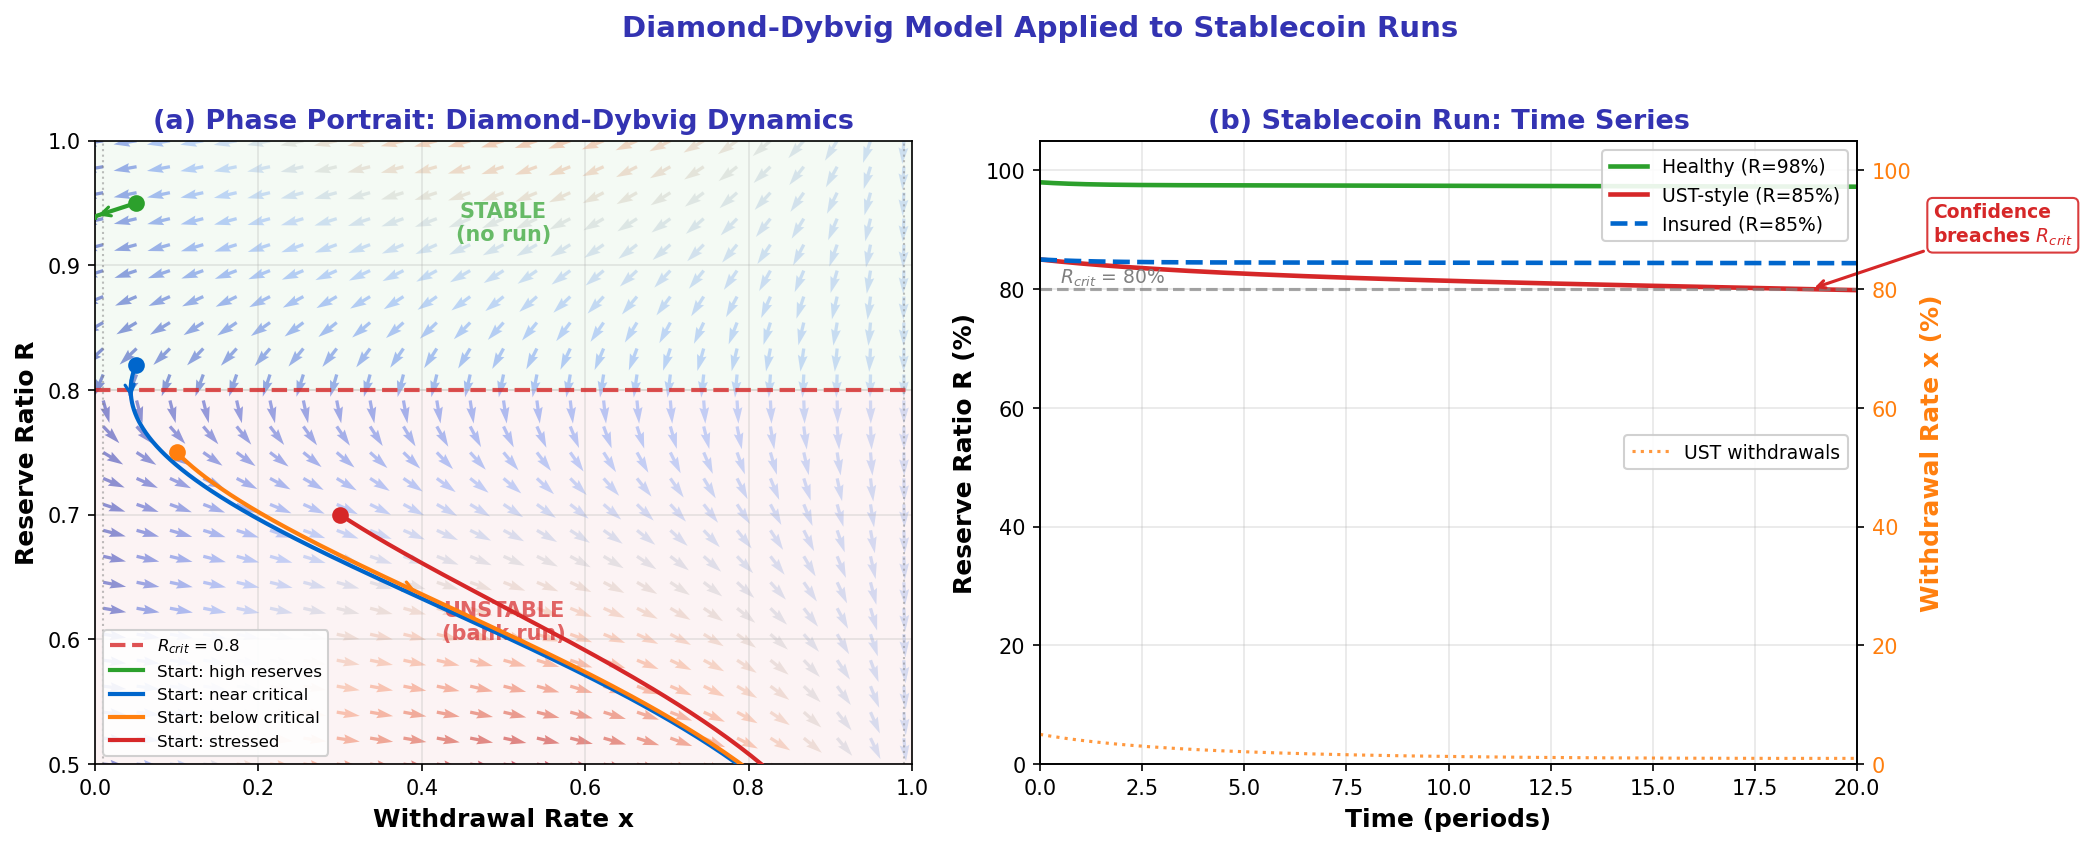

The script that saved this image:
r"""Diamond-Dybvig Stablecoin Run Dynamics
# Multi-panel override: comparative statics requires simultaneous visibility

Economic Model:
    Phase dynamics: $\frac{dx}{dt} = -k(R - R_{crit})x(1-x)$
    where $x$ = withdrawal rate, $R$ = reserve ratio.
    Based on Diamond \& Dybvig (1983).

    When $R > R_{crit}$: stable equilibrium at $x=0$ (no run).
    When $R < R_{crit}$: stable equilibrium at $x=1$ (full run).
    Tipping point at $R = R_{crit}$ where both equilibria co-exist.

    Reserve depletion: $\frac{dR}{dt} = -x \cdot \delta$
    where $\delta$ = withdrawal drain rate per unit of $x$.

Citation: Diamond & Dybvig (1983) - Bank Runs, Deposit Insurance, and Liquidity.
"""
import matplotlib.pyplot as plt
import numpy as np
from pathlib import Path
from scipy.integrate import odeint

np.random.seed(42)

plt.rcParams.update({
    'font.size': 11, 'axes.labelsize': 12, 'axes.titlesize': 13,
    'xtick.labelsize': 10, 'ytick.labelsize': 10, 'legend.fontsize': 10,
    'figure.dpi': 150
})

MLPURPLE = '#3333B2'
MLBLUE = '#0066CC'
MLORANGE = '#FF7F0E'
MLGREEN = '#2CA02C'
MLRED = '#D62728'
MLLAVENDER = '#ADADE0'

# --- Parameters ---
R_crit = 0.80   # Critical reserve ratio
k = 5.0         # Sensitivity parameter
R_init = 0.95   # Initial reserve ratio
x_init = 0.05   # Initial withdrawal fraction
delta = 0.15    # Reserve drain rate per unit withdrawal

# --- Phase dynamics ---
def dxdt(x, R):
    """dx/dt = -k*(R - R_crit)*x*(1-x)"""
    return -k * (R - R_crit) * x * (1.0 - x)

# --- Coupled ODE system for time series ---
def system(state, t):
    x, R = state
    x = np.clip(x, 0.001, 0.999)
    R = np.clip(R, 0.01, 1.0)
    dx = -k * (R - R_crit) * x * (1.0 - x)
    dR = -x * delta  # reserves deplete proportionally to withdrawal rate
    return [dx, dR]

# --- Figure: 1x2 ---
fig, (ax1, ax2) = plt.subplots(1, 2, figsize=(14, 5.5))

# === Panel (a): Phase Portrait with Vector Field ===
x_grid = np.linspace(0.01, 0.99, 25)
R_grid = np.linspace(0.50, 1.00, 25)
X, R = np.meshgrid(x_grid, R_grid)

# Vector field
U = -k * (R - R_crit) * X * (1 - X)  # dx/dt
V = -X * delta                         # dR/dt

# Normalize for display
magnitude = np.sqrt(U**2 + V**2)
magnitude[magnitude == 0] = 1
U_norm = U / magnitude
V_norm = V / magnitude

ax1.quiver(X, R, U_norm, V_norm, magnitude, cmap='coolwarm', alpha=0.6,
           scale=35, width=0.004)

# Nullcline: dx/dt = 0 at R = R_crit
ax1.axhline(y=R_crit, color=MLRED, linestyle='--', linewidth=2, alpha=0.8,
            label=f'$R_{{crit}}$ = {R_crit}')

# Nullclines at x=0 and x=1
ax1.axvline(x=0.01, color='gray', linestyle=':', linewidth=1, alpha=0.5)
ax1.axvline(x=0.99, color='gray', linestyle=':', linewidth=1, alpha=0.5)

# Plot sample trajectories
t_span = np.linspace(0, 15, 500)
trajectories = [
    (0.05, 0.95, MLGREEN, 'Start: high reserves'),
    (0.05, 0.82, MLBLUE, 'Start: near critical'),
    (0.10, 0.75, MLORANGE, 'Start: below critical'),
    (0.30, 0.70, MLRED, 'Start: stressed'),
]

for x0, R0, color, label in trajectories:
    sol = odeint(system, [x0, R0], t_span)
    x_traj = np.clip(sol[:, 0], 0, 1)
    R_traj = np.clip(sol[:, 1], 0.01, 1)
    ax1.plot(x_traj, R_traj, color=color, linewidth=2.0, label=label, zorder=4)
    ax1.plot(x0, R0, 'o', color=color, markersize=7, zorder=5)
    # Arrow at midpoint
    mid = len(t_span) // 4
    if mid + 1 < len(x_traj):
        dx = x_traj[mid + 1] - x_traj[mid]
        dR = R_traj[mid + 1] - R_traj[mid]
        if abs(dx) + abs(dR) > 1e-6:
            ax1.annotate('', xy=(x_traj[mid + 1], R_traj[mid + 1]),
                        xytext=(x_traj[mid], R_traj[mid]),
                        arrowprops=dict(arrowstyle='->', color=color, lw=1.5))

# Stable/unstable regions
ax1.fill_between([0, 1], R_crit, 1.0, color=MLGREEN, alpha=0.05)
ax1.fill_between([0, 1], 0.5, R_crit, color=MLRED, alpha=0.05)
ax1.text(0.5, 0.92, 'STABLE\n(no run)', ha='center', fontsize=10,
         fontweight='bold', color=MLGREEN, alpha=0.7)
ax1.text(0.5, 0.60, 'UNSTABLE\n(bank run)', ha='center', fontsize=10,
         fontweight='bold', color=MLRED, alpha=0.7)

ax1.set_xlabel('Withdrawal Rate x', fontweight='bold')
ax1.set_ylabel('Reserve Ratio R', fontweight='bold')
ax1.set_title('(a) Phase Portrait: Diamond-Dybvig Dynamics', fontweight='bold', color=MLPURPLE)
ax1.legend(loc='lower left', framealpha=0.9, fontsize=8)
ax1.set_xlim(0, 1)
ax1.set_ylim(0.50, 1.00)
ax1.grid(True, alpha=0.3)

# === Panel (b): UST-style Time Series ===
t_sim = np.linspace(0, 20, 1000)

# Scenario 1: Healthy stablecoin (high initial reserves)
sol_healthy = odeint(system, [0.03, 0.98], t_sim)
# Scenario 2: UST-style collapse
sol_ust = odeint(system, [0.05, 0.85], t_sim)
# Scenario 3: With deposit insurance (capped withdrawal)
def system_insured(state, t):
    x, R = state
    x = np.clip(x, 0.001, 0.999)
    R = np.clip(R, 0.01, 1.0)
    # Insurance: effective R never perceived below R_crit by 0.05 margin
    R_eff = R + 0.10  # Insurance boosts perceived reserves
    dx = -k * (R_eff - R_crit) * x * (1.0 - x)
    dR = -x * delta * 0.5  # Insurance slows outflows
    return [dx, dR]

sol_insured = odeint(system_insured, [0.05, 0.85], t_sim)

ax2_twin = ax2.twinx()

# Plot reserve ratios
ax2.plot(t_sim, np.clip(sol_healthy[:, 1], 0, 1) * 100, color=MLGREEN,
         linewidth=2.2, label='Healthy (R=98%)')
ax2.plot(t_sim, np.clip(sol_ust[:, 1], 0, 1) * 100, color=MLRED,
         linewidth=2.2, label='UST-style (R=85%)')
ax2.plot(t_sim, np.clip(sol_insured[:, 1], 0, 1) * 100, color=MLBLUE,
         linewidth=2.2, linestyle='--', label='Insured (R=85%)')

# Plot withdrawal rates on twin axis
ax2_twin.plot(t_sim, np.clip(sol_ust[:, 0], 0, 1) * 100, color=MLORANGE,
              linewidth=1.5, linestyle=':', alpha=0.8, label='UST withdrawals')

# Critical threshold
ax2.axhline(y=R_crit * 100, color='gray', linestyle='--', linewidth=1.5, alpha=0.7)
ax2.text(0.5, R_crit * 100 + 1, f'$R_{{crit}}$ = {R_crit*100:.0f}%', fontsize=9, color='gray')

# Collapse annotation
collapse_idx = np.argmax(sol_ust[:, 1] < R_crit)
if collapse_idx > 0:
    ax2.annotate('Confidence\nbreaches $R_{crit}$',
                 xy=(t_sim[collapse_idx], R_crit * 100),
                 xytext=(t_sim[collapse_idx] + 3, R_crit * 100 + 8),
                 fontsize=9, fontweight='bold', color=MLRED,
                 arrowprops=dict(arrowstyle='->', color=MLRED, lw=1.5),
                 bbox=dict(boxstyle='round,pad=0.3', facecolor='white',
                          edgecolor=MLRED, alpha=0.9))

ax2.set_xlabel('Time (periods)', fontweight='bold')
ax2.set_ylabel('Reserve Ratio R (%)', fontweight='bold')
ax2_twin.set_ylabel('Withdrawal Rate x (%)', fontweight='bold', color=MLORANGE)
ax2_twin.tick_params(axis='y', labelcolor=MLORANGE)
ax2.set_title('(b) Stablecoin Run: Time Series', fontweight='bold', color=MLPURPLE)
ax2.legend(loc='upper right', framealpha=0.9, fontsize=9)
ax2_twin.legend(loc='center right', framealpha=0.9, fontsize=9)
ax2.grid(True, alpha=0.3)
ax2.set_xlim(0, 20)
ax2.set_ylim(0, 105)
ax2_twin.set_ylim(0, 105)

fig.suptitle('Diamond-Dybvig Model Applied to Stablecoin Runs',
             fontsize=14, fontweight='bold', color=MLPURPLE, y=1.02)

plt.tight_layout()
plt.savefig(Path(__file__).parent / 'chart.pdf', dpi=300, bbox_inches='tight')
plt.savefig(Path(__file__).parent / 'chart.png', dpi=150, bbox_inches='tight')
plt.close()
print("Diamond-Dybvig stablecoin chart saved to chart.pdf and chart.png")
